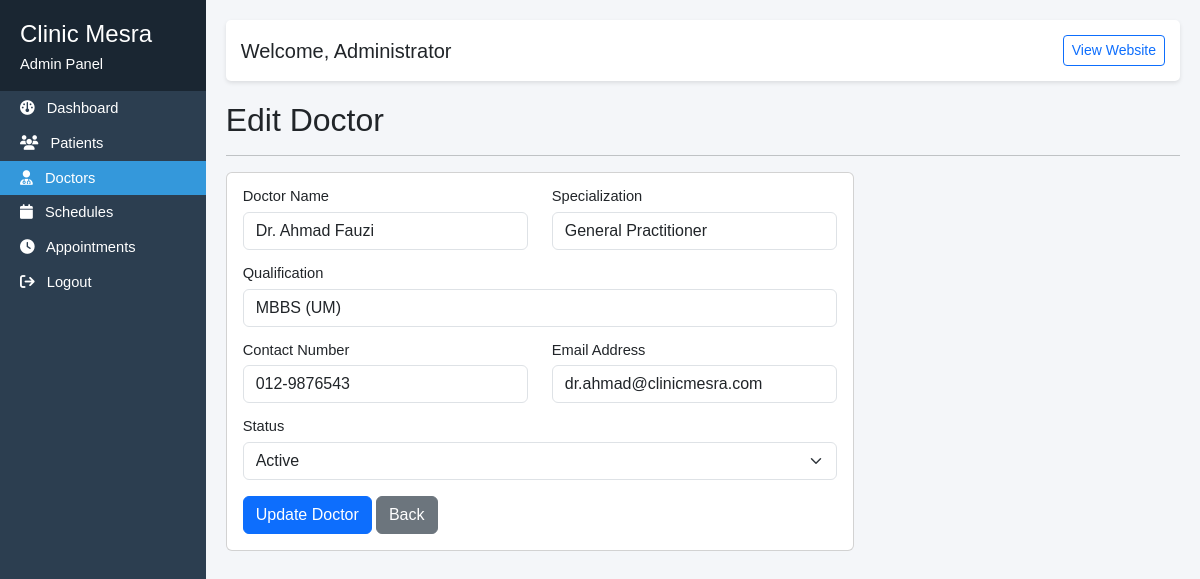
The page /admin/edit_doctor.php?id=1 (signed in) on the database its author committed.
### tables this page shows
CREATE TABLE doctors (
    doctor_id INT PRIMARY KEY AUTO_INCREMENT,
    doctor_name VARCHAR(100) NOT NULL,
    specialization VARCHAR(100) NOT NULL,
    qualification VARCHAR(200),
    contact VARCHAR(15),
    email VARCHAR(100),
    status ENUM('active','inactive') DEFAULT 'active'
);

### admin/edit_doctor.php (the view, shortened to what this page needs)
<?php
require_once '../includes/config.php';
include '../includes/admin_header.php';
$id = $_GET['id'] ?? 0;
$sql = "SELECT * FROM doctors WHERE doctor_id = ?";
$stmt = $pdo->prepare($sql);
$stmt->execute([$id]);
$doctor = $stmt->fetch();
?>
<h2>Edit Doctor</h2>
<hr>
<div class="row">
    <div class="col-md-8">
        <div class="card">
            <div class="card-body">
                <form method="POST" action="">
                    <div class="row">
                        <div class="col-md-6 mb-3">
                            <label for="doctor_name" class="form-label">Doctor Name</label>
                            <input type="text" class="form-control" id="doctor_name" name="doctor_name"
                                   value="<?php echo $doctor['doctor_name']; ?>" required>
                        </div>
                        <div class="col-md-6 mb-3">
                            <label for="specialization" class="form-label">Specialization</label>
                            <input type="text" class="form-control" id="specialization" name="specialization"
                                   value="<?php echo $doctor['specialization']; ?>" required>
                        </div>
                    </div>
                    <div class="mb-3">
                        <label for="qualification" class="form-label">Qualification</label>
                        <input type="text" class="form-control" id="qualification" name="qualification"
                               value="<?php echo $doctor['qualification']; ?>" required>
                    </div>
                    <div class="row">
                        <div class="col-md-6 mb-3">
                            <label for="contact" class="form-label">Contact Number</label>
                            <input type="text" class="form-control" id="contact" name="contact"
                                   value="<?php echo $doctor['contact']; ?>" required>
                        </div>
                        <div class="col-md-6 mb-3">
                            <label for="email" class="form-label">Email Address</label>
                            <input type="email" class="form-control" id="email" name="email"
                                   value="<?php echo $doctor['email']; ?>" required>
                        </div>
                    </div>
                    <div class="mb-3">
                        <label for="status" class="form-label">Status</label>
                        <select class="form-select" id="status" name="status">
                            <option value="active" <?php echo $doctor['status'] == 'active' ? 'selected' : ''; ?>>Active</option>
                        </select>
                    </div>
                    <button type="submit" class="btn btn-primary">Update Doctor</button>
                    <a href="doctors.php" class="btn btn-secondary">Back</a>
                </form>
            </div>
        </div>
    </div>
</div>
<?php include '../includes/admin_footer.php'; ?>

### includes/admin_header.php (style rules this page uses)
body { font-family: Arial, sans-serif; font-size: 11pt; line-height: 1.0; background-color: #f4f6f9; }

### rows shown on the page
doctors: doctor_name "Dr. Ahmad Fauzi", specialization "General Practitioner", qualification "MBBS (UM)", contact "012-9876543", email "dr.ahmad@clinicmesra.com", status "Active"

### other values the page prints
$_SESSION['full_name'] "Administrator"
